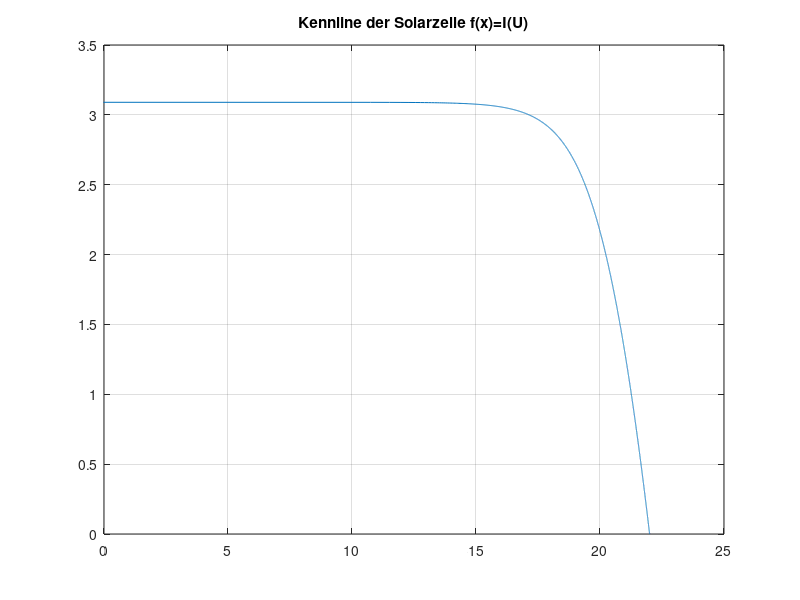

MATLAB code to generate this figure:
% Parameter der Solarzelle eingeben
Isc=3.09; Uoc=22; Ipmax=2.90; Upmax=18;

% Steigung M im Leerlaufpunkt berechnen
k1=-5.411; k2=6.450; k3=3.417; k4=-4.422;
M=Uoc/Isc*((k1*Ipmax*Upmax)/(Isc*Uoc)+(k2*Upmax)/Uoc+(k3*Ipmax)/Isc+k4)

% Solarzellenwiderstand Rpv berechnen
Rpv=-M*Isc/Ipmax+Upmax/Ipmax*(1-Isc/Ipmax)

% Temperaturspannung Ut berechnen
Ut=-(M+Rpv)*Isc

% Sperrstrom I0 berechnen
I0=Isc*exp(-Uoc/Ut)

% Photostrom Iph berechnen
Iph=Isc

% Kennlinie berechnen
I=linspace(0,3.09,10000);
U=Ut.*log((Iph-I+I0)./I0)-I.*Rpv;

% Kennlinie anzeigen
plot(U,I),grid on;
axis([0,25,0,3.5]);
title('Kennline der Solarzelle f(x)=I(U)');